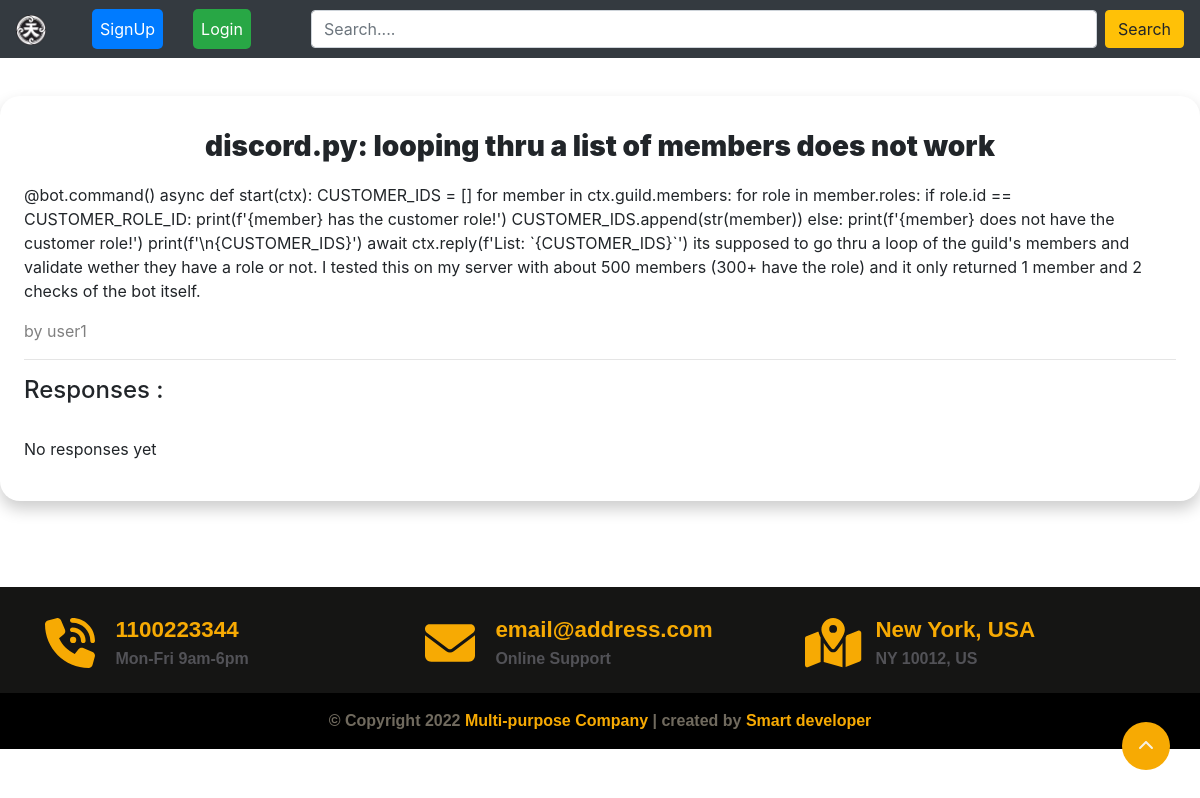
The page /question/5 on the database its author committed.
### TenjinApp/models.py (models this page shows, shortened)
class Question(models.Model):
    author = models.ForeignKey(User, null=False, on_delete=models.CASCADE)
    title = models.CharField(max_length=200, null=False)
    body = models.TextField(null=False)
    created_at = models.DateTimeField(auto_now_add=True)
    updated_at = models.DateTimeField(auto_now=True)

### TenjinApp/views.py (the view, shortened to what this page needs)
# urls.py: path("question/<int:id>", views.questionPage, name="question"),
def questionPage(request, id):
    response_form = NewResponseForm()
    reply_form = NewReplyForm()
    question = Question.objects.get(id=id)
    context = {
        'question': question,
        'response_form': response_form,
        'reply_form': reply_form,
    }
    return render(request, 'question.html', context)

### TenjinApp/forms.py
class NewResponseForm(forms.ModelForm):
    class Meta:
        model = Response
        fields = ['body']
        widgets = {
            'body': forms.Textarea(attrs={
                'required': True,
                'placeholder': 'Reply',
                'style': 'width: 1150px; height: 100px; outline: none; padding: 7px;'}),
        }

class NewReplyForm(forms.ModelForm):
    class Meta:
        model = Response
        fields = ['body']
        widgets = {
            'body': forms.Textarea(attrs={
                'rows': 2,
                'required': True,
                'placeholder': 'What are your thoughts ?',
                'style': 'width: 950px; height: 100px; outline: none; padding: 7px;'}),
        }

### templates/question.html (shortened to what this page needs)
{% extends 'layouts/page.html' %}
{% block content %}
<div class="page">
    <br>
    <br>
<div class="question-list-item">
<div class="main-question-detail">
        <h3 class="title" style="margin-bottom: 20px;">{{question.title}}</h3>
        <p class="question-body">{{question.body}}</p>
        <span class="question-list-item-author">by {{question.author.username}}</span>
<div>
<hr>
        <div class="responses-container">
            <h4 class="responses-container-heading">Responses :</h4>
            <br>
            {% if not question.responses.all %}
                <p class="no-responses-text">No responses yet</p>
            {% else %}
                {% for response in question.get_responses %}
                    {% include 'components/response.html' with response=response %}
                {% endfor %}
        </div>
        {% endif %}
</div>
</div>
</div>
<br>
<br>
{% endblock %}

### static/css/style.css (style rules this page uses)
html, body { font-family: 'Segoe UI', Tahoma, Geneva, Verdana, sans-serif; margin: 0; padding: 0; height: 100%; }
*, *::after, *::before { box-sizing: border-box; }
.main-question-detail { max-width: 1200px; margin: -10px auto; padding: 24px; border-radius: 20px; background-color: rgb(255, 255, 255); box-shadow: 0 8px 16px 0 rgba(0,0,0,0.2); }
.page { display: flex; flex-direction: column; }
.title { margin: 10px auto 5px auto; font-weight: 900; transition: color 0.5s; text-align: center; }
.question-list-item-author { color: gray; margin: 0; }

### rows shown on the page
Question: title "discord.py: looping thru a list of members does not work", body "@bot.command() async def start(ctx): CUSTOMER_IDS = [] for member in ctx.guild.members: for role in member.roles: if role.id == CUSTOMER_ROLE_ID: print(f'{member} has the customer role!') CUSTOMER_IDS.append(str(member)) else: print(f'{member} does not have the customer role!') print(f'\\n{CUSTOMER_IDS}') await ctx.reply(f'List: `{CUSTOMER_IDS}`') its supposed to go thru a loop of the guild's members and validate wether they have a role or not. I tested this on my server with about 500 members (300+ have the role) and it only returned 1 member and 2 checks of the bot itself.", author.username "user1"
